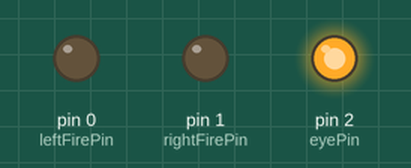
This sketch was run on a simulated Arduino Uno, built with avr-gcc and run on an emulated ATmega328P. Parts: output pins drawn as LEDs (lit = HIGH). Random numbers use the default seed unless the sketch sets one.

Above: at 0.1 s.
At 6.3 s:
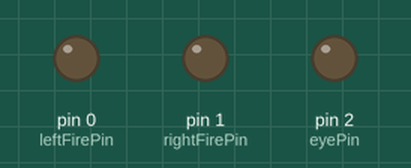
Timing chart, 0 to 7.8 s (numbered marks = the images above):
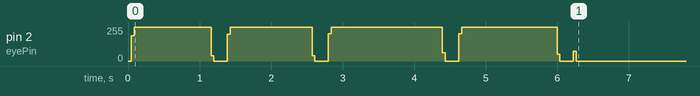

The sketch:

Bill_Cipher_Badge.ino
```cpp
#define leftFirePin 0
#define rightFirePin 1
#define eyePin 2

int leftFire = 0;
int rightFire = 0;
boolean eye = LOW;
int eyeFrequency = 0;
int eyeFadeDirection = 0;

int counter = 1;

void setup() {
  pinMode(leftFirePin, OUTPUT);
  pinMode(rightFirePin, OUTPUT);
  pinMode(eyePin, OUTPUT);
  randomSeed(analogRead(0));
}

void loop() {

  //every time the loop counter hits 0 the eye will either turn off or on
  if(--counter == 0) {
    if(eye == HIGH) {
      eyeFadeDirection = -1;
      counter = 2000;
    } else {
      eyeFadeDirection = 1;
      counter = 10000 + random(5000);
    }
  }

  //this is a kinda hacky way of getting the eye to fade on and off because it is not a PWM pin
  eyeFrequency += eyeFadeDirection;
  if(eyeFrequency <= 0 || eyeFrequency >= 128) {
    eyeFadeDirection = 0;
  } else {
    if(eyeFrequency > random(128)) {
        eye = HIGH;
      } else {
        eye = LOW;
      }
      digitalWrite(eyePin, eye);
  }

  //the two fire LEDs blink to looks like a flickering flame
  if(counter % 2 == 0) {
    analogWrite(leftFirePin, random(25) + 25);
    analogWrite(rightFirePin, random(25) + 25);
  }
}
```
